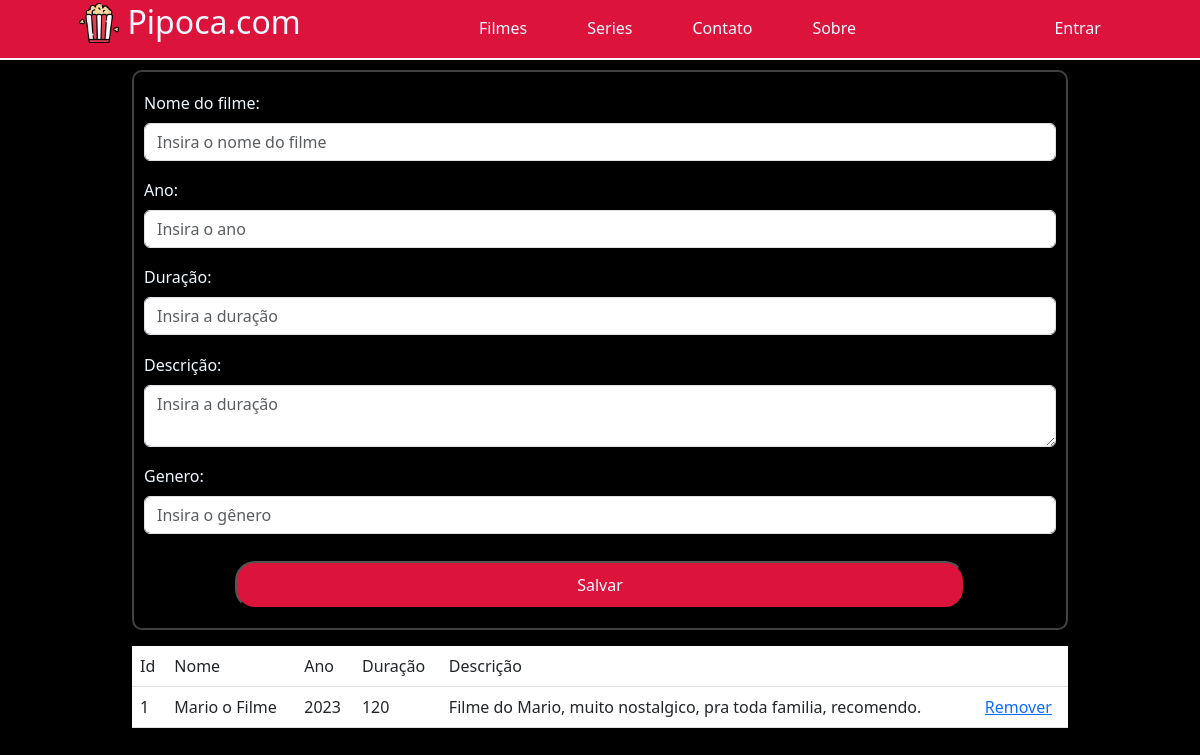
Page /filme-cadastro.php on the earlier database version.
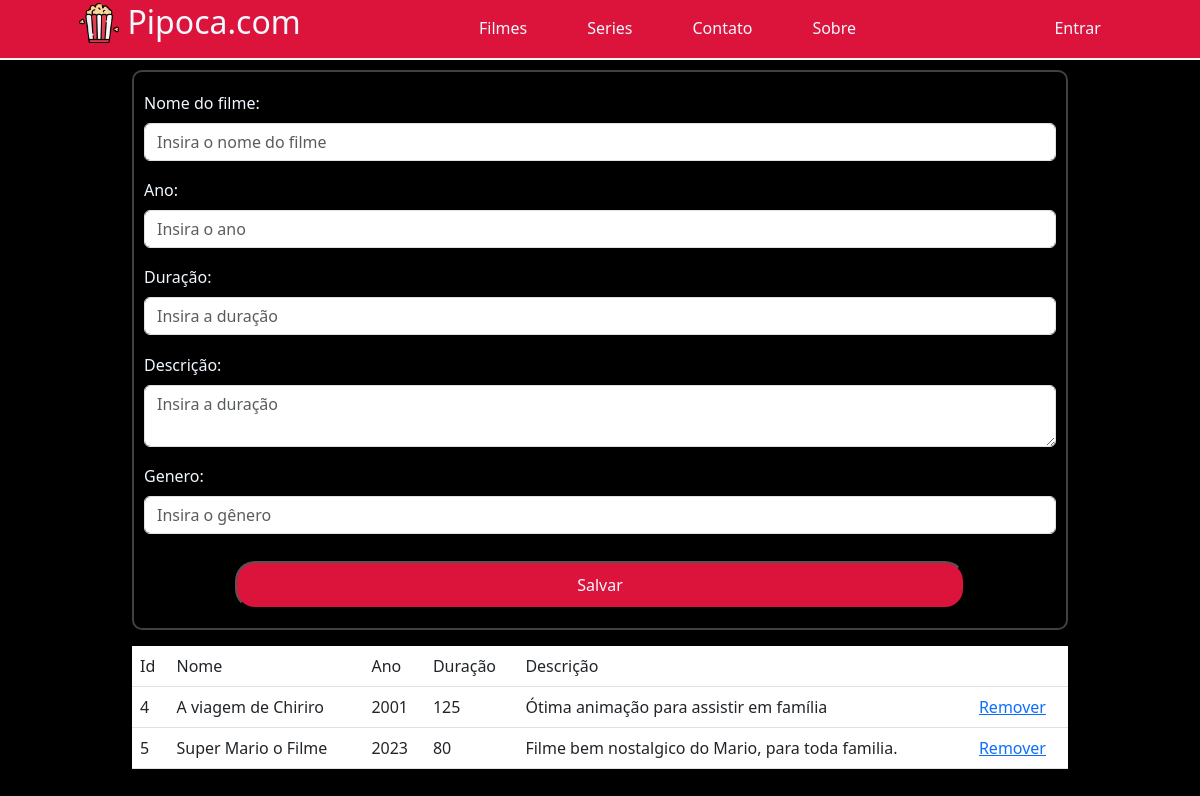
Same page on the later database version.
### tables this page shows
CREATE TABLE `filmes` (
  `id` int(11) NOT NULL AUTO_INCREMENT,
  `nome` varchar(100) NOT NULL,
  `ano` int(11) NOT NULL,
  `duracao` int(11) NOT NULL,
  `descricao` varchar(255) NOT NULL,
  `id_genero` int(11) DEFAULT NULL,
  PRIMARY KEY (`id`),
  KEY `fk_idGenero` (`id_genero`)
);

### filme-cadastro.php (the view, shortened to what this page needs)
<?php include("conexao.php"); ?>
<!DOCTYPE html>
<html lang="en">
<head>
    <link href="https://cdn.jsdelivr.net/npm/bootstrap@5.3.0-alpha3/dist/css/bootstrap.min.css" rel="stylesheet">
    <link rel="stylesheet" href="./css/index.css">
</head>
<body>
    <?php
        include("header.php");
    ?>
    <section class="container">
        <form class="mb-3" action="./filme-salvar.php" method="post" id="container__cadastro">
            <div>
                <label class="form-label" for="txNome">Nome do filme: </label>
                <input class="form-control" type="text" placeholder="Insira o nome do filme" name="txNome" id="txNome">
            </div>
            <div>
            <label class="form-label" for="txAno">Ano: </label>
            <input class="form-control" type="text" placeholder="Insira o ano" name="txAno" id="txAno">
            </div>
            <div>
            <label class="form-label" for="txDuracao">Duração: </label>
            <input class="form-control" type="text" placeholder="Insira a duração" name="txDuracao" id="txDuracao">
            </div>
            <div>
            <label class="form-label" for="txDescricao">Descrição: </label>
            <textarea class="form-control" placeholder="Insira a duração" name="txDescricao" id="txDescricao"></textarea>
            </div>
            <div>
            <label class="form-label" for="txGenero">Genero: </label>
            <input class="form-control" type="text" placeholder="Insira o gênero" name="txGenero" id="txGenero">
            </div>
            <input type="submit" value="Salvar" class="salvar">
        </form>
    </section>
    <section class="container">
        <table class="table">
        <thead>
            <td class="col">Id</td>
            <td class="col">Nome</td>
            <td class="col">Ano</td>
            <td class="col">Duração</td>
            <td class="col">Descrição</td>
            <td class="col"></td>
        </thead>
        <tbody>
                <?php
                    $stmt = $pdo->prepare("select * from filmes");
                    $stmt ->execute();
                    while($row = $stmt ->fetch(PDO::FETCH_BOTH)){
                    echo "<tr class='celula'>";
                        echo "<td class='col'> $row[0] </td>";
                        echo "<td class='col'> $row[1] </td>";
                        echo "<td class='col'> $row[2] </td>";
                        echo "<td class='col'> $row[3] </td>";
                        echo "<td class='col'> $row[4] </td>";
                        echo "<td class='col'>
                                <a href='filme-remover.php?id=$row[0]'> Remover </a>
                            </td>";
                    echo "</tr>";
                    }
                ?>
        </tbody>
        </table>
    </section>
</body>
</html>

### header.php
<header class="container__header">
        <div class="header__title">
            <h2><a href="index.php"> <img src="./img/logo.png" alt=""> Pipoca.com  </a></h2>
        </div>
        <nav class="header__navbar">
            <ul class="header__navbar-list">
                <li class="list-item"><a href="filme-cadastro.php">Filmes</a></li>
                <li class="list-item"><a href="#">Series</a></li>
                <li class="list-item"><a href="#">Contato</a></li>
                <li class="list-item"><a href="#">Sobre</a></li>
            </ul>
        </nav>
        <div class="header__login">
            <a href="#">Entrar</a>
        </div>
    </header>

### css/index.css (style rules this page uses)
* { margin: 0; padding: 0; box-sizing: border-box; color: aliceblue; }
body { background-color: black; }
ul, li { list-style-type: none; }
.container__header { border-bottom: 2px solid whitesmoke; background-color: crimson; display: flex; justify-content: space-around; align-items: last baseline; height: 60px; }
.header__title > h2 > a { color: aliceblue; text-decoration: none; }
.header__title > h2 > a > img { width: 40px; position: relative; top: -2px; }
.header__navbar-list { display: flex; padding: 2px 0; justify-content: space-around; gap: 20px; }
.list-item > a, .header__login > a { color: aliceblue; text-decoration: none; padding: 10px 20px; border-radius: 25px; }
.container { width: 80vw; margin: 10px auto; }
#container__cadastro { border: 2px solid rgba(255, 255, 255, 0.255); border-radius: 10px; padding: 10px; width: 100%; height: 70vh; display: flex; flex-direction: column; justify-content: space-around; }
.salvar { background: crimson; align-self: center; width: 80%; border-radius: 20px; padding: 10px 15px; margin-top: 10px; }

Differences in the rows shown:
removed filmes: id "1", nome "Mario o Filme", ano "2023", duracao "120", descricao "Filme do Mario, muito nostalgico, pra toda familia, recomendo."
added filmes: id "4", nome "A viagem de Chiriro", ano "2001", duracao "125", descricao "Ótima animação para assistir em família"
added filmes: id "5", nome "Super Mario o Filme", ano "2023", duracao "80", descricao "Filme bem nostalgico do Mario, para toda familia."
